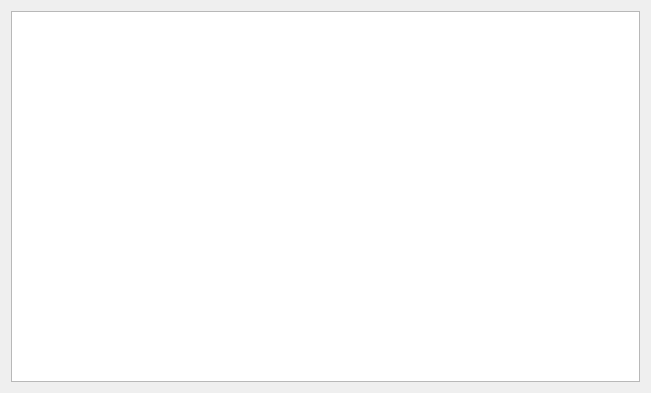
<?xml version="1.0" encoding="UTF-8"?>
<ui version="4.0">
 <class>Widget</class>
 <widget class="QWidget" name="Widget">
  <property name="geometry">
   <rect>
    <x>0</x>
    <y>0</y>
    <width>651</width>
    <height>393</height>
   </rect>
  </property>
  <property name="windowTitle">
   <string>Widget</string>
  </property>
  <layout class="QVBoxLayout" name="verticalLayout">
   <item>
    <widget class="QTextEdit" name="textEdit"/>
   </item>
  </layout>
 </widget>
 <resources/>
 <connections/>
</ui>
